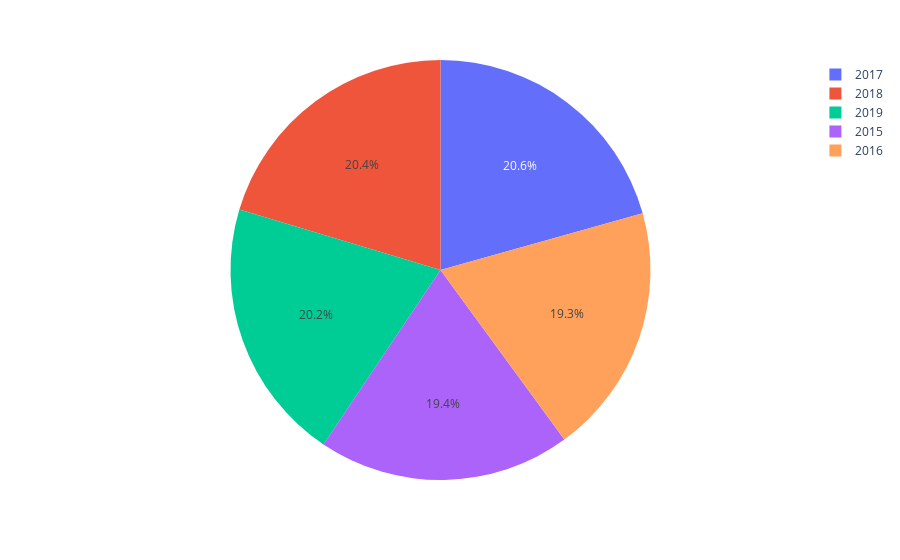

Source (notebook cell):
### Code cell
# make a pie chart to show distribution of counts every years
year_dist_count = px.pie(df_bfd, 
                           values="Count", 
                           names="Year")
year_dist_count

### Figure 1 — Plotly figure (JSON) as saved in the notebook; plotly's stock layout.template omitted (floating-point values rounded to 4 significant figures)
{"data": [{"domain": {"x": [0, 1], "y": [0, 1]}, "hoverlabel": {"namelength": 0}, "hovertemplate": "Year=%{label}<br>Count=%{value}", "labels": [2015, 2016, 2017, 2018, 2019], "legendgroup": "", "name": "", "showlegend": true, "type": "pie", "values": [1616, 1605, 1716, 1692, 1682]}], "layout": {"legend": {"tracegroupgap": 0}, "margin": {"t": 60}}}
